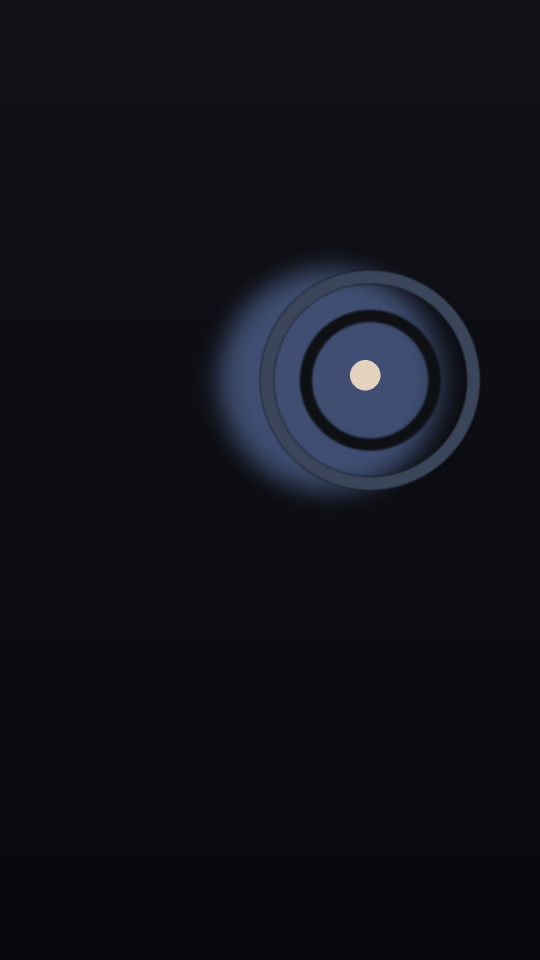
#> input picture 04_OUTPUT/approved/latest/C1_KV_asym-altar_v03/demo/preview.png, 1080 x 1920 px (shown at 1/2 size)
$ python -i unitproduce_from_capture.py   (imports and definitions only)
#> lines starting #> are read from the running program, lines starting #| are printed output that depends on the picture
#!/usr/bin/env python3
# -*- coding: utf-8 -*-

"""Generate C1-C4 units from a Spector capture directory.

Rebuilt from scratch (v2 architecture):
- capture analysis (metrics + image)
- campaign story generation
- family-based templates (fluid / brutal / cinematic)
- linked campaign output (C1-C4)
"""

from __future__ import annotations

import argparse
import colorsys
from dataclasses import dataclass
from datetime import date, datetime
import hashlib
import json
from pathlib import Path
from string import Template
from typing import Dict, List, Tuple

from PIL import Image, ImageDraw

REPO_ROOT = Path(__file__).resolve().parents[2]


@dataclass
class CaptureMetrics:
    total_commands: int
    draw_calls: int
    draw_arrays: int
    draw_elements: int
    clear_calls: int
    viewport_calls: int
    scissor_calls: int
    framebuffer_binds: int
    use_program_calls: int
    unique_programs: int
    texture_ops: int
    uniform_calls: int
    state_changes: int
    offscreen_ratio: float
    draw_density: float
    multipass_score: float


@dataclass
class ImageMetrics:
    brightness: float
    contrast: float
    saturation: float
    edge_density: float
    center_x: float
    center_y: float


@dataclass
class StyleProfile:
    arch: str
    motion: str
    composition: str
    tone: str
    intensity: float
    style_family: str
    seed: int


@dataclass
class StorySpec:
    campaign_id: str
    campaign_name: str
    story_id: str
    vertical: str
    objective: str
    audience: str
    promise: str
    motif: str
    scene: str
    hook: str
    tension: str
    resolve: str
    cta: str
    c1_title: str
    c1_sub: str
    c2_title: str
    c3_title: str
    c3_sub: str
    c4_title: str
    c4_quote: str
    nav_a: str
    nav_b: str
    nav_c: str
    phase_c1: str
    phase_c2: str
    phase_c3: str
    phase_c4: str


@dataclass
class CaptureSpec:
    slug: str
    url: str | None
    palette: List[str]
    hero_path: Path
    metrics: CaptureMetrics
    image_metrics: ImageMetrics
    profile: StyleProfile
    story: StorySpec


FAMILY_VARIANTS = [
    "fluid",
    "organic",
    "spectral",
    "brutal",
    "grid",
    "industrial",
    "cinematic",
    "editorial",
    "luxe",
]

FAMILY_MODE = {
    "fluid": "fluid",
    "organic": "fluid",
    "spectral": "fluid",
    "brutal": "brutal",
    "grid": "brutal",
    "industrial": "brutal",
    "cinematic": "cinematic",
    "editorial": "cinematic",
    "luxe": "cinematic",
}

FAMILY_TYPEFACE = {
    "fluid": "'Syne',sans-serif",
    "organic": "'Sora',sans-serif",
    "spectral": "'Outfit',sans-serif",
    "brutal": "'Archivo Black',sans-serif",
    "grid": "'Bebas Neue',sans-serif",
    "industrial": "'Space Grotesk',sans-serif",
    "cinematic": "'Cormorant Garamond',serif",
    "editorial": "'Prata',serif",
    "luxe": "'Playfair Display',serif",
}


def clamp(v: float, lo: float, hi: float) -> float:
    return max(lo, min(hi, v))


def slugify(text: str) -> str:
    return "".join(ch if ch.isalnum() else "-" for ch in text).strip("-")[:80]


def hex_color(rgb: Tuple[int, int, int]) -> str:
    r, g, b = (int(clamp(c, 0, 255)) for c in rgb)
    return "#%02x%02x%02x" % (r, g, b)


def parse_hex(hx: str) -> Tuple[int, int, int]:
    hx = hx.strip().lstrip("#")
    if len(hx) != 6:
        return (128, 128, 128)
    return tuple(int(hx[i : i + 2], 16) for i in (0, 2, 4))


# [32 lines left out: functions mix_hex, hue_shift, luminance, not called in this run]


def text_color(bg: str) -> str:
    return "#101014" if luminance(bg) > 0.45 else "#f4f5f8"


def extract_palette(image_path: Path, n: int = 6) -> List[str]:
#> called with n = 6
    img = Image.open(image_path).convert("RGB").resize((240, 240))
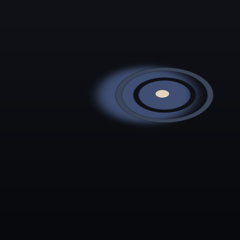
#> img: PIL image 240x240 RGB; mean R, G, B 14.9, 17.7, 24.1
    quant = img.quantize(colors=40, method=Image.Quantize.MEDIANCUT).convert("RGB")
    colors = quant.getcolors(240 * 240) or []
#> colors = 40 items
    colors.sort(reverse=True)

    picked: List[Tuple[int, int, int]] = []
    for _, rgb in colors:
        if not picked:
            picked.append(rgb)
        else:
            d = min(
                ((rgb[0] - p[0]) ** 2 + (rgb[1] - p[1]) ** 2 + (rgb[2] - p[2]) ** 2) ** 0.5
                for p in picked
            )
            if d > 32:
                picked.append(rgb)
        if len(picked) >= n:
            break
#> this loop made 40 passes
#> (rgb, d) on passes 2 to 13: ((10, 12, 16), 9.95), ((9, 11, 15), 11.66), ((7, 9, 12), 15.78), ((13, 15, 20), 4.12), ((14, 16, 22), 1.73), ((14, 16, 21), 2.45), ((8, 10, 14), 13.38), ((8, 10, 13), 14.07), ((11, 13, 17), 8.25), ((12, 14, 19), 5.83), ((11, 13, 18), 7.55), ((13, 15, 21), 3.46)
#> rgb on pass 1: (15, 17, 23)
#> after the loop, picked = [(15, 17, 23), (71, 84, 117), (45, 55, 77)]

    if not picked:
        picked = [(14, 16, 20), (34, 38, 45), (66, 72, 86), (210, 212, 220)]

    while len(picked) < n:
        base = picked[len(picked) % len(picked)]
        picked.append((min(255, base[0] + 18), min(255, base[1] + 20), min(255, base[2] + 24)))
#> this loop made 3 passes
#> after the loop, picked = [(15, 17, 23), (71, 84, 117), (45, 55, 77), (33, 37, 47), (33, 37, 47), (33, 37, 47)]

    palette = [hex_color(c) for c in picked[:n]]
#> palette = ['#0f1117', '#475475', '#2d374d', '#21252f', '#21252f', '#21252f']

    # Add one hue-shift accent if overly neutral.
    avg_sat = 0.0
    for hx in palette:
        r, g, b = parse_hex(hx)
        _, s, _ = colorsys.rgb_to_hsv(r / 255.0, g / 255.0, b / 255.0)
        avg_sat += s
#> this loop made 6 passes
#> (r, g, b, s, avg_sat) on passes 1 to 6: (15, 17, 23, 0.348, 0.348), (71, 84, 117, 0.393, 0.741), (45, 55, 77, 0.416, 1.16), (33, 37, 47, 0.298, 1.45), (33, 37, 47, 0.298, 1.75), (33, 37, 47, 0.298, 2.05)
#> after the loop, avg_sat = 2.05
    avg_sat /= max(1, len(palette))
#> avg_sat = 0.342
    if avg_sat < 0.18:
        palette[-1] = hue_shift(palette[0], 140, sat_mul=1.8, val_mul=1.2)

    return palette


# [452 lines left out: functions load_capture_metrics, compute_image_metrics, derive_profile, pick_vertical, derive_story, select_family, not called in this run]


def family_mode(family: str) -> str:
    return FAMILY_MODE.get(family, "cinematic")


# [94 lines left out: functions synthesize_systems, load_capture_spec, not called in this run]


def ensure_dir(path: Path) -> None:
    path.mkdir(parents=True, exist_ok=True)


def write_file(path: Path, content: str) -> None:
    ensure_dir(path.parent)
    path.write_text(content, encoding="utf-8")


# [1097 lines left out: functions build_theme, palette_id, layout_id, family_tokens, make_preview, shared_three_setup and 8 more, not called in this run]


# [2 lines not run here, left out]

>>> result = extract_palette('../../04_OUTPUT/approved/latest/C1_KV_asym-altar_v03/demo/preview.png')
#> result has the same summary as palette in extract_palette
